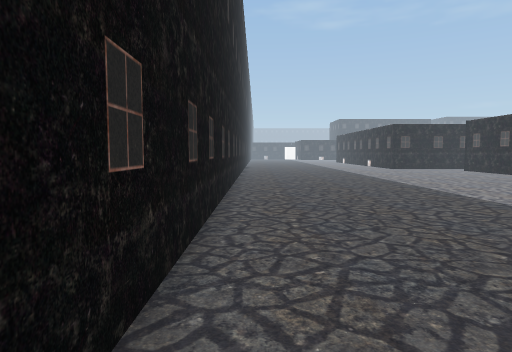
View 1 (above)

24 first-person views from a walk through a Unity game level. The camera is 1.4 m above the floor, tilts 4° down and sees 75° across. The floor is counted in squares, 1 m on a side. Each view is taken from the middle of a square. On the plan, view 1 faces up. The plan holds only what a view shows up to about 15 squares ahead; the rest is blank. The place goes on beyond the plan. The player is left out. Some surface patterns are stand-ins.

View 2
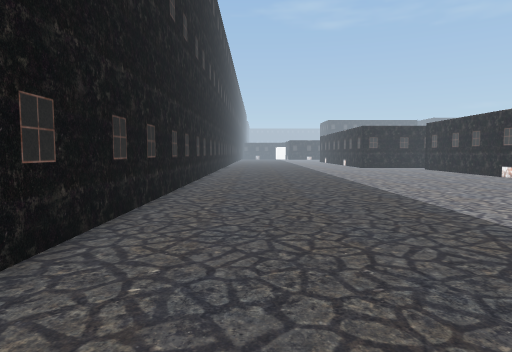

View 3
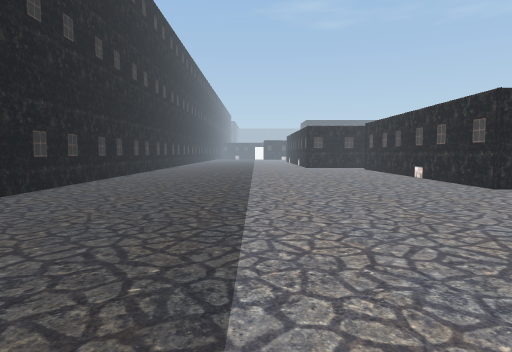

View 4
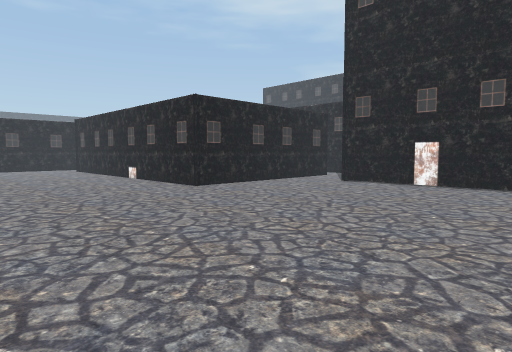

View 5
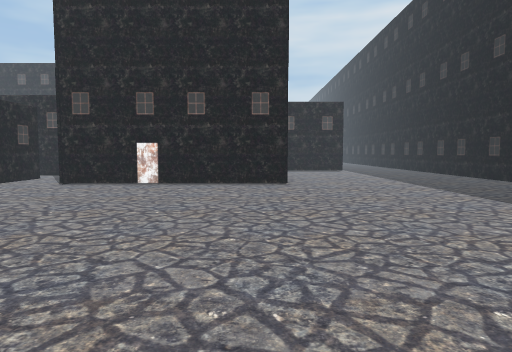

View 6
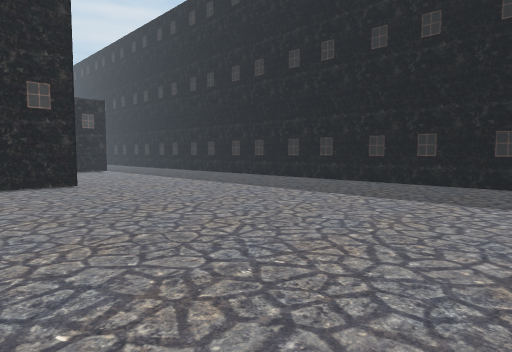

View 7
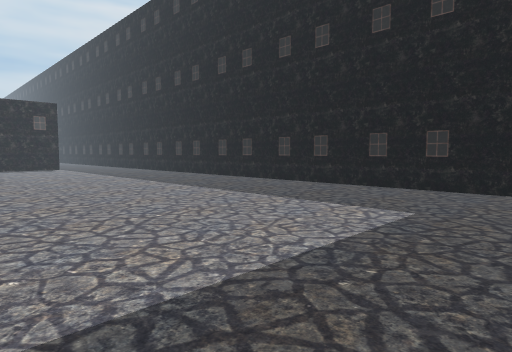

View 8
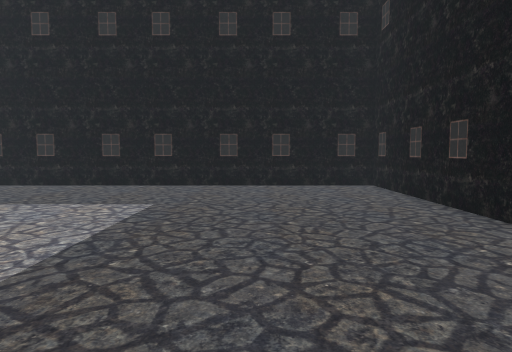

View 9
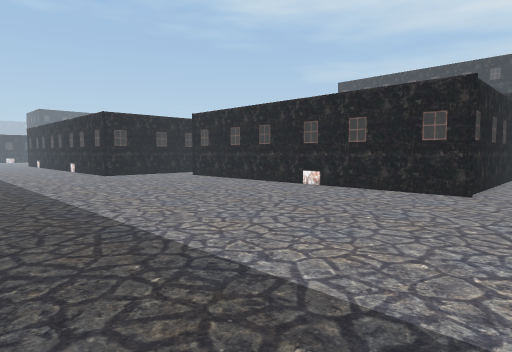

View 10
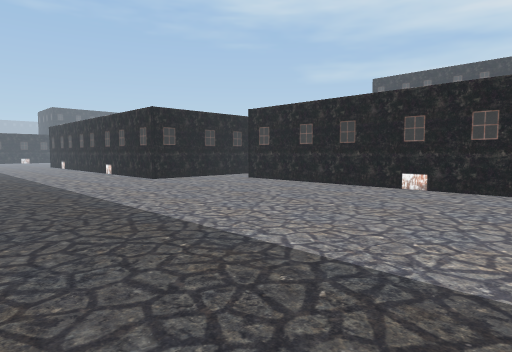

View 11
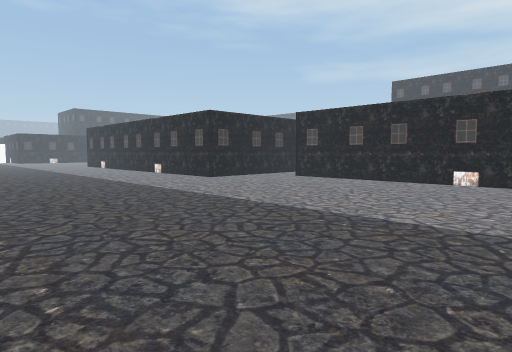

View 12
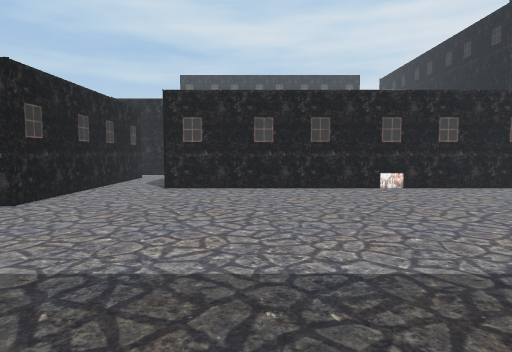

View 13
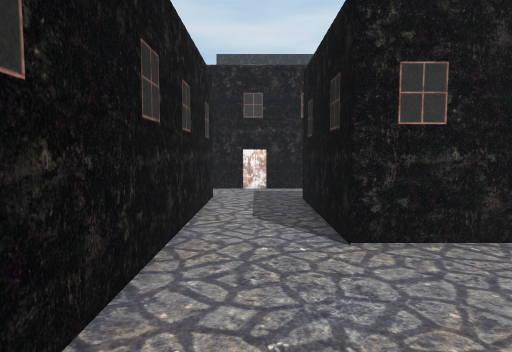

View 14
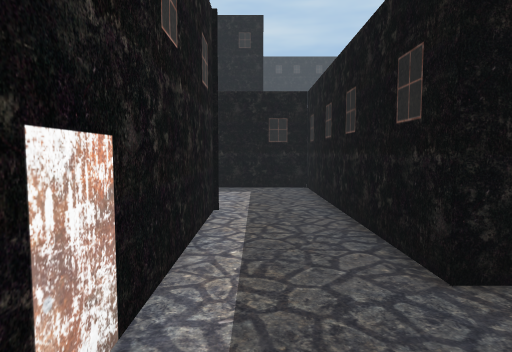

View 15
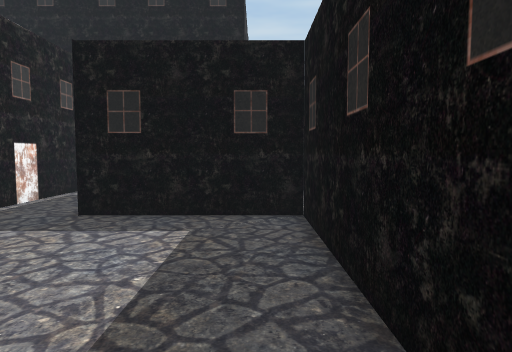

View 16
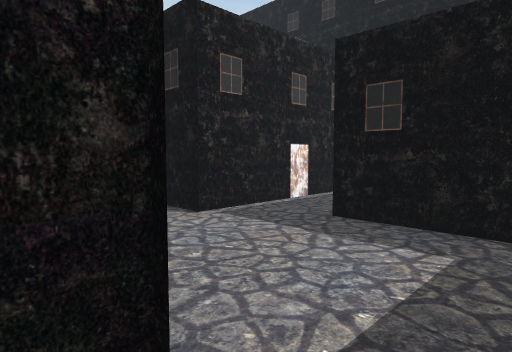

View 17
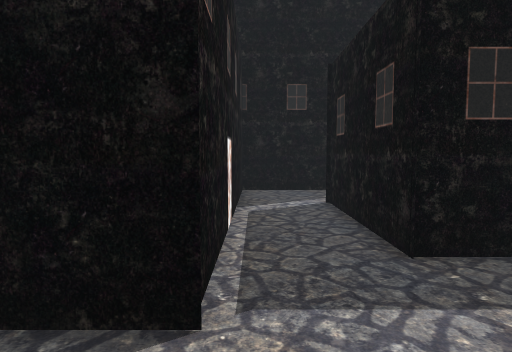

View 18
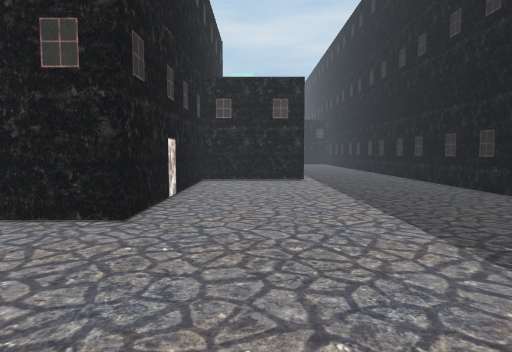

View 19
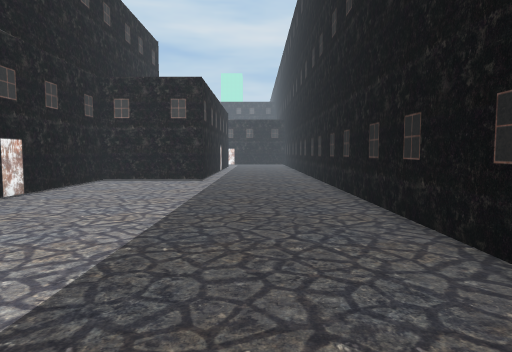

View 20
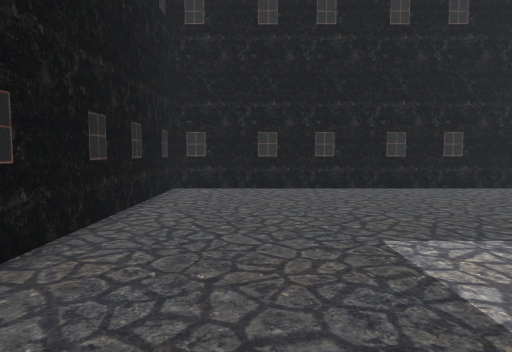

View 21
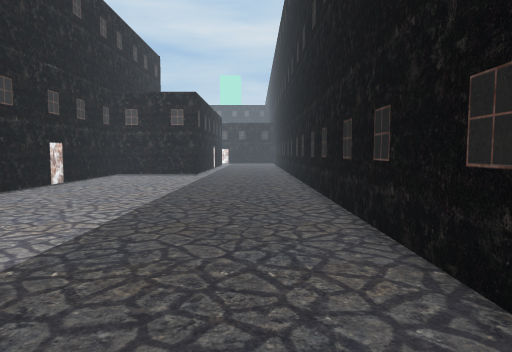

View 22
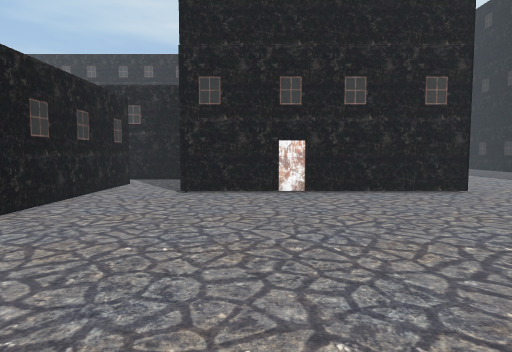

View 23
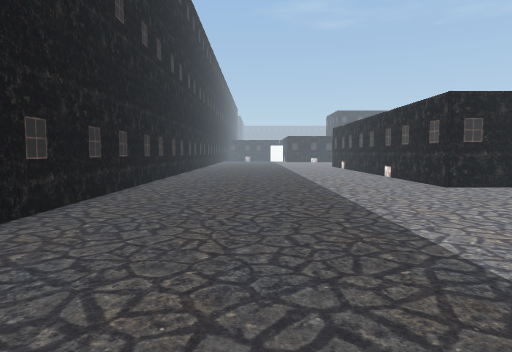

View 24
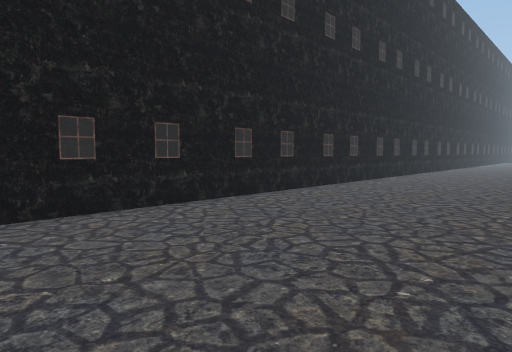

### Floor plan
Points are (right, up) in squares from view 1. A wall is a line through its corners. A room is listed if a view was taken in it or the views show most of it. See-through windows are left out.
Room 1 (views 1, 2, 3, 4, 5, 6, 7, 8, 9, 10, 11, 12, 13, 18, 19, 20, 21, 22, 23, 24)
walls: (25.2, 7.5) (28.5, 7.5) (28.5, 9.5); (25.9, 10.7) (16.1, 10.7) (16.1, 25.6); (31.1, -2.4) (22.6, -2.4) (22.6, 7.8); (14.4, 28.4) (11.7, 28.4) (11.7, 30); (-1, 30.1) (-1, -13.2) (31.1, -13.2)
ways out: opening at (15.5, 26.5) to room 2; opening at (27.5, 10.5) to room 2
Room 2 (views 14, 15, 16, 17)
walls: (24, 20.9) (24, 28.8); (21.5, 28.4) (14.4, 28.4); (16.1, 25.6) (20.9, 25.6) (20.9, 15.6) (25.9, 15.6) (25.9, 10.7); (28.5, 9.5) (28.5, 17.5) (30.1, 17.5)
ways out: opening at (15.5, 26.5) to room 1; opening at (27.5, 10.5) to room 1

Where each view was taken, in squares from view 1:
view 1: 0 up, 0 right, facing up
view 2: 2 down, 2 right, facing up
view 3: 2 down, 7 right, facing up
view 4: 1 down, 8 right, facing up-right
view 5: 1 down, 8 right, facing right
view 6: 2 up, 8 right, facing down-right
view 7: 0 up, 4 right, facing down-right
view 8: 1 up, 4 right, facing down
view 9: 8 up, 4 right, facing up-right
view 10: 12 up, 3 right, facing up-right
view 11: 13 up, 0 right, facing up-right
view 12: 22 up, 3 right, facing right
view 13: 27 up, 11 right, facing right
view 14: 29 up, 23 right, facing down
view 15: 23 up, 22 right, facing down
view 16: 22 up, 22 right, facing down-right
view 17: 20 up, 28 right, facing down
view 18: 5 down, 16 right, facing right
view 19: 10 down, 16 right, facing right
view 20: 10 down, 12 right, facing left
view 21: 11 down, 12 right, facing right
view 22: 5 up, 11 right, facing right
view 23: 15 up, 4 right, facing up
view 24: 13 up, 7 right, facing up-left
